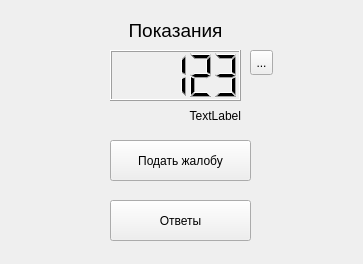
<?xml version="1.0" encoding="UTF-8"?>
<ui version="4.0">
 <class>userwindowForm</class>
 <widget class="QWidget" name="userwindowForm">
  <property name="geometry">
   <rect>
    <x>0</x>
    <y>0</y>
    <width>363</width>
    <height>264</height>
   </rect>
  </property>
  <property name="windowTitle">
   <string>Form</string>
  </property>
  <widget class="QLabel" name="label">
   <property name="geometry">
    <rect>
     <x>120</x>
     <y>20</y>
     <width>111</width>
     <height>21</height>
    </rect>
   </property>
   <property name="font">
    <font>
     <pointsize>14</pointsize>
     <weight>50</weight>
     <italic>false</italic>
     <bold>false</bold>
    </font>
   </property>
   <property name="text">
    <string>Показания</string>
   </property>
   <property name="alignment">
    <set>Qt::AlignCenter</set>
   </property>
  </widget>
  <widget class="QPushButton" name="chatButton">
   <property name="geometry">
    <rect>
     <x>110</x>
     <y>140</y>
     <width>141</width>
     <height>41</height>
    </rect>
   </property>
   <property name="text">
    <string>Подать жалобу</string>
   </property>
  </widget>
  <widget class="QLCDNumber" name="dataLCD">
   <property name="geometry">
    <rect>
     <x>110</x>
     <y>50</y>
     <width>131</width>
     <height>51</height>
    </rect>
   </property>
   <property name="font">
    <font>
     <pointsize>18</pointsize>
     <weight>75</weight>
     <italic>true</italic>
     <bold>true</bold>
    </font>
   </property>
   <property name="value" stdset="0">
    <double>123.000000000000000</double>
   </property>
  </widget>
  <widget class="QLabel" name="timeLabel">
   <property name="geometry">
    <rect>
     <x>110</x>
     <y>100</y>
     <width>131</width>
     <height>31</height>
    </rect>
   </property>
   <property name="text">
    <string>TextLabel</string>
   </property>
   <property name="alignment">
    <set>Qt::AlignRight|Qt::AlignTrailing|Qt::AlignVCenter</set>
   </property>
  </widget>
  <widget class="QPushButton" name="answerButton">
   <property name="geometry">
    <rect>
     <x>110</x>
     <y>200</y>
     <width>141</width>
     <height>41</height>
    </rect>
   </property>
   <property name="text">
    <string>Ответы</string>
   </property>
  </widget>
  <widget class="QToolButton" name="openListButton">
   <property name="geometry">
    <rect>
     <x>250</x>
     <y>50</y>
     <width>23</width>
     <height>25</height>
    </rect>
   </property>
   <property name="text">
    <string>...</string>
   </property>
  </widget>
 </widget>
 <resources/>
 <connections/>
</ui>
